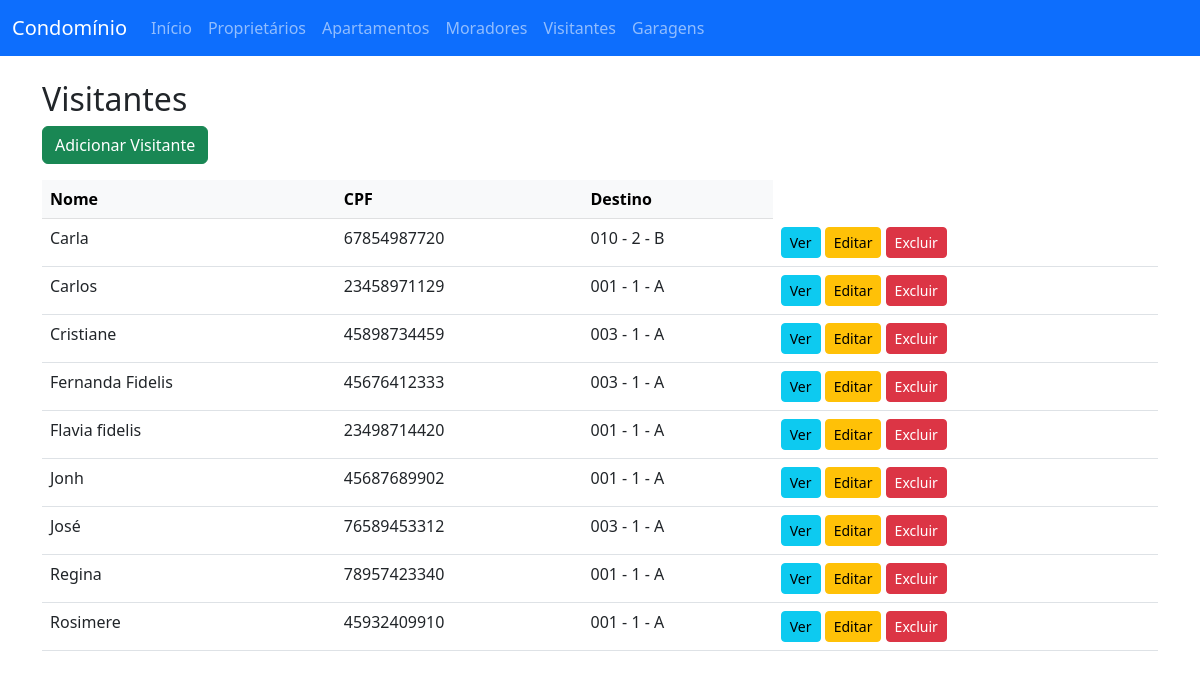
The page /visitantes/ on the database its author committed.
### visitantes/models.py (models this page shows, shortened)
class Visitante(models.Model):
    nome = models.CharField(max_length=100)
    cpf = models.CharField(max_length=14)
    data_entrada = models.DateTimeField(auto_now_add=True)
    data_saida = models.DateTimeField(null=True, blank=True)
    autorizado_por = models.ForeignKey(Morador, on_delete=models.CASCADE)
    destino = models.ForeignKey(Apartamento, on_delete=models.CASCADE)

### apartamentos/models.py (models this page shows)
class Apartamento(models.Model):
    numero = models.CharField(max_length=10, verbose_name="Número do Apartamento")
    andar = models.IntegerField(blank=True, null=True, verbose_name="Andar")
    bloco = models.CharField(max_length=10, verbose_name="Bloco/Torre")
    status = models.BooleanField(default=True, verbose_name="Status")
    proprietario = models.ForeignKey(Proprietario, on_delete=models.SET_NULL,
                   null=True,
                   blank=True,
                   related_name="proprietario_apartamento")
    data_criacao = models.DateTimeField(auto_now_add=True)
    data_atualizacao = models.DateTimeField(auto_now=True)
    class Meta:
        verbose_name = "Apartamento"
        verbose_name_plural = "Apartamentos"
        ordering = ["andar", "numero"]
        constraints = [
        models.UniqueConstraint(fields=['numero', 'bloco'], name='unique_numero_bloco')
    ]
    def __str__(self):
        bloco_str = f" - {self.bloco}" if self.bloco else ""
        andar_str = f" - {self.andar}" if self.andar else ""
        return f"{self.numero}{andar_str}{bloco_str}"

### visitantes/views.py (the view)
# urls.py: path('', VisitanteListView.as_view(), name='visitante_list'),
class VisitanteListView(ListView):
    model = Visitante
    template_name = 'visitantes/visitante_list.html'
    context_object_name = 'visitantes'
    ordering = ['nome'] # Ordena por nome

### visitantes/templates/visitantes/visitante_list.html (shortened to what this page needs)
{% extends 'visitantes/base.html' %}
{% block content %}
<h2>Visitantes</h2>
<a href="{% url 'visitante_create' %}" class="btn btn-success mb-3">Adicionar Visitante</a>
<table class="table table-hover">
    <thead class="table-light">
        <tr>
            <th>Nome</th>
            <th>CPF</th>
            <th>Destino</th>
        </tr>
    </thead>
    <tbody>
    {% for visitante in visitantes %}
        <tr>
            <td>{{ visitante.nome }} </td>
            <td>{{ visitante.cpf }}</td>
            <td>{{ visitante.destino }}</td>
            <td>
                <a class="btn btn-sm btn-info" href="{% url 'visitante_detail' visitante.pk %}">Ver</a>
                <a class="btn btn-sm btn-warning" href="{% url 'visitante_update' visitante.pk %}">Editar</a>
                <a class="btn btn-sm btn-danger" href="{% url 'visitante_delete' visitante.pk %}">Excluir</a>
            </td>
        </tr>
    {% empty %}
        <tr><td colspan="4">Nenhum Visitante cadastrado.</td></tr>
    {% endfor %}
    </tbody>
</table>
{% endblock %}

### rows shown on the page
Visitante: nome "Carla", cpf "67854987720", destino "010 - 2 - B"
Visitante: nome "Carlos", cpf "23458971129", destino "001 - 1 - A"
Visitante: nome "Cristiane", cpf "45898734459", destino "003 - 1 - A"
Visitante: nome "Fernanda Fidelis", cpf "45676412333", destino "003 - 1 - A"
Visitante: nome "Flavia fidelis", cpf "23498714420", destino "001 - 1 - A"
Visitante: nome "Jonh", cpf "45687689902", destino "001 - 1 - A"
Visitante: nome "José", cpf "76589453312", destino "003 - 1 - A"
Visitante: nome "Regina", cpf "78957423340", destino "001 - 1 - A"
Visitante: nome "Rosimere", cpf "45932409910", destino "001 - 1 - A"
